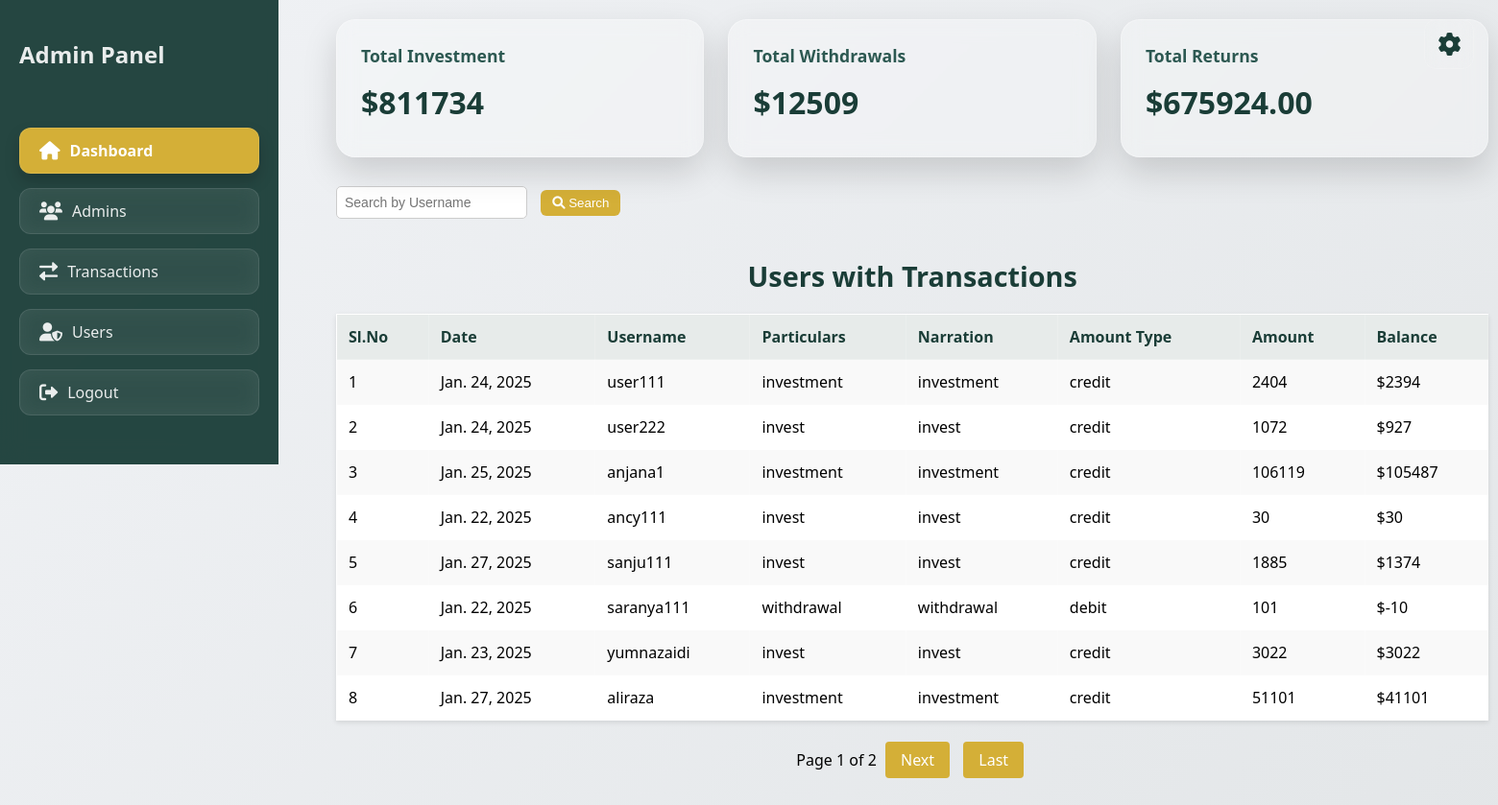
The app's page /investapp/transactions/ (signed in) with its own data.
### investapp/models.py (models this page shows, shortened)
class Transaction(models.Model):
    DEBIT_CREDIT_CHOICES = [
        ('debit', 'Debit'),
        ('credit', 'Credit'),
    ]
    STATUS_CHOICES = [
        ('pending', 'Pending'),
        ('approved', 'Approved'),
        ('rejected', 'Rejected'),
    ]
    user = models.ForeignKey(settings.AUTH_USER_MODEL, on_delete=models.CASCADE, related_name='transactions')
    date = models.DateField(auto_now_add=True)
    particulars = models.CharField(max_length=255)
    narration = models.TextField()
    amount_type = models.CharField(max_length=6, choices=DEBIT_CREDIT_CHOICES)
    amount = models.DecimalField(max_digits=10, decimal_places=2)
    transaction_receipt = models.ImageField(upload_to='transaction_receipts/', blank=True, null=True)
    status = models.CharField(max_length=10, choices=STATUS_CHOICES, default='pending')  # New field for approval status

class CustomUser(AbstractUser):
    phone_number = models.CharField(max_length=15)
    address = models.TextField()
    is_approved = models.BooleanField(default=False)  # Only approved users can log in

### investapp/views.py (the view)
# urls.py: path('transactions/', views.transaction_list, name='transaction_list'),
@user_passes_test(admin_required, login_url='login')
@never_cache
def transaction_list(request):
    if not request.user.is_authenticated:
        return redirect('home')
    search_query = request.GET.get('search', '')
    users_with_transactions = CustomUser.objects.filter(
        transactions__status='approved'
    ).distinct()
    if search_query:
        users_with_transactions = users_with_transactions.filter(username__icontains=search_query)
    total_return_amount = 0
    user_balances = []
    for user in users_with_transactions:
        transactions = Transaction.objects.filter(user=user, status='approved')
        total_credit = transactions.filter(amount_type='credit').aggregate(Sum('amount'))['amount__sum'] or 0
        total_debit = transactions.filter(amount_type='debit').aggregate(Sum('amount'))['amount__sum'] or 0
        first_transaction = transactions.filter(amount_type='credit').order_by('id').first()
        initial_value = first_transaction.amount if first_transaction else 0
        current_value = total_credit - total_debit
        return_amount = current_value - initial_value if initial_value > 0 else 0
        total_return_amount += return_amount  # Accumulate total return amount for all users
        latest_transaction = transactions.order_by('-date').first()
        user_balances.append({
            'username': user.username,
            'balance': current_value,
            'date': latest_transaction.date if latest_transaction else None,
            'particulars': latest_transaction.particulars if latest_transaction else "N/A",
            'narration': latest_transaction.narration if latest_transaction else "N/A",
            'amount_type': latest_transaction.amount_type if latest_transaction else "N/A",
            'amount': total_credit,  # Total credited amount
            'return_amount': return_amount,  # Return amount for this user
        })
    paginator = Paginator(user_balances, 8)  # Show 8 users per page
    page_number = request.GET.get('page')
    page_obj = paginator.get_page(page_number)
    start_index = paginator.per_page * (page_obj.number - 1)
    approved_transactions = Transaction.objects.filter(status='approved')
    credit_total = approved_transactions.filter(amount_type='credit').aggregate(Sum('amount'))['amount__sum'] or 0
    total_withdrawal = approved_transactions.filter(amount_type='debit').aggregate(Sum('amount'))['amount__sum'] or 0
    return render(request, 'transaction_list.html', {
        'user_balances': page_obj,
        'credit_total': credit_total,
        'total_withdrawal': total_withdrawal,
        'total_return_amount': total_return_amount,  # Total return amount of all users
        'search_query': search_query,
        'start_index': start_index,  # Pass the starting index
    })

### investapp/views.py (called while the page is built)
def admin_required(user):
    return user.is_authenticated and user.is_staff

### investapp/templates/transaction_list.html (shortened to what this page needs)
<!DOCTYPE html>
<html lang="en">
<head>
    <link href="https://cdnjs.cloudflare.com/ajax/libs/font-awesome/6.0.0/css/all.min.css" rel="stylesheet">
</head>
<body>
    <div class="main-container">
<div class="sidebar" id="sidebar">
    <h2>Admin Panel</h2>
    <ul class="sidebar-menu">
        <li>
            <a href="{% url 'transaction_list' %}" class="sidebar-link">
                <i class="fas fa-home"></i> Dashboard
            </a>
        </li>
        <li>
            <a href="{% url 'admin-user-list' %}" class="sidebar-link">
                <i class="fas fa-users"></i> Admins
            </a>
        </li>
        <li>
            <a href="{% url 'pending_transactions' %}" class="sidebar-link">
                <i class="fas fa-exchange-alt"></i> Transactions
            </a>
        </li>
        <li>
            <a href="{% url 'admin_user_home' %}" class="sidebar-link">
                <i class="fas fa-user-shield"></i> Users
            </a>
        </li>
        <li>
            <a href="{% url 'logout' %}" class="sidebar-link">
                <i class="fas fa-sign-out-alt"></i> Logout
            </a>
        </li>
    </ul>
</div>
        <div class="content" id="content">
            <div class="cards-grid">
                <div class="card">
                    <div class="card-title">Total Investment</div>
                    <div class="card-value">${{ credit_total }}</div>
                </div>
                <div class="card">
                    <div class="card-title">Total Withdrawals</div>
                    <div class="card-value">${{ total_withdrawal }}</div>
                </div>
                <div class="card">
                    <div class="card-title">Total Returns</div>
                    <div class="card-value">${{ total_return_amount }}</div>
                </div>
            </div>
            <form method="get" action="{% url 'transaction_list' %}">
                <input type="text" name="search" value="{{ search_query }}" placeholder="Search by Username" class="search-bar">
                <button type="submit" class="btn btn-gold">
                    <i class="fas fa-search"></i> Search
                </button>
            </form>
         <div style="display: flex; justify-content: flex-end; margin-bottom: 30px;">
<a href="{% url 'update_profile' %}">
    <i class="fas fa-cog settings-icon"></i>
</a>
        </div>
<h2 class="manage-users-header">Users with Transactions</h2>
<table>
    <tr>
        <th>Sl.No</th>
        <th>Date</th>
        <th>Username</th>
        <th>Particulars</th>
        <th>Narration</th>
        <th>Amount Type</th>
        <th>Amount</th>
        <th>Balance</th>
    </tr>
    {% for user in user_balances %}
    <tr>
        <td>{{ forloop.counter|add:start_index  }}</td>
        <td>{{ user.date }}</td>
        <td>{{ user.username }}</td>
        <td>{{ user.particulars }}</td>
        <td>{{ user.narration }}</td>
        <td>{{ user.amount_type }}</td>
        <td>{{ user.amount }}</td>
        <td>${{ user.balance }}</td>
    </tr>
    {% endfor %}
</table>
<div class="pagination">
    <span>Page {{ user_balances.number }} of {{ user_balances.paginator.num_pages }}</span>
    {% if user_balances.has_next %}
        <a href="?page={{ user_balances.next_page_number }}{% if search_query %}&search={{ search_query }}{% endif %}">Next</a>
        <a href="?page={{ user_balances.paginator.num_pages }}{% if search_query %}&search={{ search_query }}{% endif %}">Last</a>
    {% endif %}
</div>
</body>
</html>

### investapp/templates/transaction_list.html (style rules this page uses)
:root { --glass-bg: rgba(255, 255, 255, 0.15); --glass-border: rgba(255, 255, 255, 0.18); --glass-shadow: rgba(0, 0, 0, 0.1); --primary-dark: #1a3d37; --primary-light: #2c5851; --accent-gold: #d4af37; --success: #2c7a51; --info: #2c5178; --warning: #7a632c; --danger: #7a2c2c; --text-primary: #2d3436; --text-light: rgba(255, 255, 255, 0.9); --blur-amount: 12px; }
body { margin: 0; font-family: 'Segoe UI', system-ui, -apple-system, sans-serif; background: linear-gradient(135deg, #f0f2f5, #e3e6e8); display: flex; background-attachment: fixed; }
.sidebar { position: fixed; top: 0; left: 0; width: 250px; background: rgba(26, 61, 55, 0.95); backdrop-filter: blur(var(--blur-amount)); padding: 20px; color: var(--text-light); display: flex; flex-direction: column; overflow-y: auto; }
.sidebar-menu { list-style: none; padding: 0; margin-top: 40px; }
.sidebar-menu li { margin-bottom: 15px; }
.sidebar-menu a { display: flex; align-items: center; padding: 12px 20px; color: var(--text-light); text-decoration: none; border-radius: 12px; transition: all 0.3s ease; background: rgba(255, 255, 255, 0.1); backdrop-filter: blur(10px); border: 1px solid rgba(255, 255, 255, 0.1); }
.sidebar-menu a i { margin-right: 10px; font-size: 1.2em; }
.sidebar-menu a:hover, .sidebar-menu a.active { background: var(--accent-gold); color: white; font-weight: bold; box-shadow: 0 8px 16px rgba(0, 0, 0, 0.2); }
.content { margin-left: 330px; width: 100%; padding: 20px; height: 100vh; position: relative; transition: margin-left 0.3s ease, width 0.3s ease; }
h2.manage-users-header { text-align: center; margin-top: 40px; margin-bottom: 20px; color: var(--primary-dark); font-size: 1.8em; font-weight: 600; }
table { width: 100%; margin: 20px auto; border-collapse: collapse; background-color: #fff; box-shadow: 0 2px 5px rgba(0, 0, 0, 0.1); }
th, td { padding: 12px; text-align: left; border: 1px solid var(--glass-border); }
th { background-color: rgba(26, 61, 55, 0.1); color: var(--primary-dark); font-weight: 600; }
tr:nth-child(even) { background-color: #f9f9f9; }
button { padding: 6px 12px; border: none; background: var(--accent-gold); color: white; border-radius: 6px; cursor: pointer; margin-right: 10px; }
.cards-grid { display: grid; grid-template-columns: repeat(auto-fit, minmax(300px, 1fr)); gap: 25px; margin-bottom: 30px; }
.card { background: rgba(255, 255, 255, 0.25); backdrop-filter: blur(10px); border: 1px solid rgba(255, 255, 255, 0.3); border-radius: 20px; padding: 25px; transition: all 0.5s cubic-bezier(0.4, 0, 0.2, 1); box-shadow: 0 15px 35px rgba(0, 0, 0, 0.15); position: relative; overflow: hidden; }
.card-title { color: var(--primary-light); font-size: 1.1rem; margin-bottom: 15px; font-weight: 600; }
.card-value { color: var(--primary-dark); font-size: 2rem; font-weight: bold; margin-bottom: 10px; }
.card::after { content: ''; position: absolute; top: 0; left: -100%; width: 50%; height: 100%; background: linear-gradient( 90deg, transparent, rgba(212, 175, 55, 0.2), rgba(212, 175, 55, 0.3), rgba(212, 175, 55, 0.2), transparent ); transform: skewX(-25deg); transition: 1s ease; opacity: 0; }
.search-bar { padding: 8px; margin-right: 10px; border-radius: 5px; border: 1px solid #ccc; font-size: 14px; }
.pagination { text-align: center; margin-top: 30px; padding-bottom:100px ; }
.pagination a { padding: 8px 16px; margin: 0 5px; background-color: var(--accent-gold); color: white; text-decoration: none; border-radius: 4px; }
.settings-icon { position: absolute; top: 20px; right: 35px; font-size: 24px; width: 50px; height: 50px; display: flex; align-items: center; justify-content: center; backdrop-filter: blur(10px); border: 1px solid var(--glass-border); border-radius: 12px; cursor: pointer; transition: all 0.3s ease; color: var(--primary-dark); }

### records on screen
Transaction: date "Jan. 24, 2025", particulars "investment", narration "investment", amount_type "credit"
CustomUser: username "user111"
Transaction: date "Jan. 24, 2025", particulars "invest", narration "invest", amount_type "credit"
CustomUser: username "user222"
Transaction: date "Jan. 25, 2025", particulars "investment", narration "investment", amount_type "credit"
CustomUser: username "anjana1"
Transaction: date "Jan. 22, 2025", particulars "invest", narration "invest", amount_type "credit"
CustomUser: username "ancy111"
Transaction: date "Jan. 27, 2025", particulars "invest", narration "invest", amount_type "credit"
CustomUser: username "sanju111"
Transaction: date "Jan. 22, 2025", particulars "withdrawal", narration "withdrawal", amount_type "debit"
CustomUser: username "saranya111"
Transaction: date "Jan. 23, 2025", particulars "invest", narration "invest", amount_type "credit"
CustomUser: username "yumnazaidi"
Transaction: date "Jan. 27, 2025", particulars "investment", narration "investment", amount_type "credit"
CustomUser: username "aliraza"

### other values on screen
{{ credit_total }} "811734"
{{ total_withdrawal }} "12509"
{{ total_return_amount }} "675924.00"
{{ user.amount }} "2404" "1072" "106119" "30" "1885" "101" "3022" "51101"
{{ user.balance }} "2394" "927" "105487" "30" "1374" "-10" "3022" "41101"
{{ user_balances.number }} "1"
{{ user_balances.paginator.num_pages }} "2"
